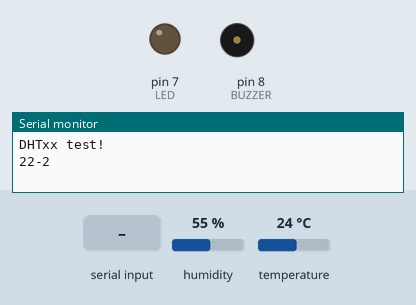
Simulated run of this sketch. Board: Arduino Uno, built with avr-gcc and run on an emulated ATmega328P. On the bench: output pins drawn as LEDs (lit = HIGH), buzzer (waves = sounding, pin HIGH), the last lines printed to the serial monitor. The inputs (shaded band) are chosen by the test bench; at power-on: humidity 55 %, temperature 24 °C.

Above: at 1.2 s.
1.3 s: "1" received over Serial
At 2.5 s:
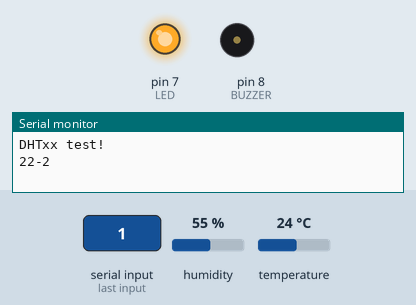
At 3.3 s:
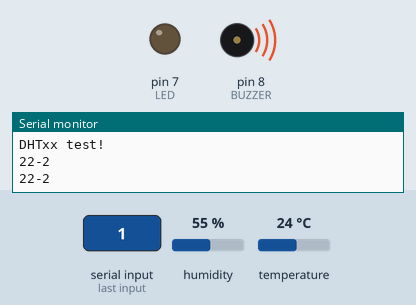
6.8 s: "0" received over Serial
At 8.4 s:
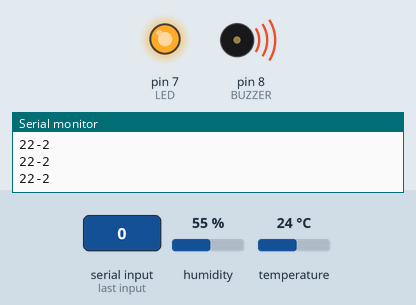
Timing chart, 0 to 10.6 s (numbered marks = the images above; inputs shaded):
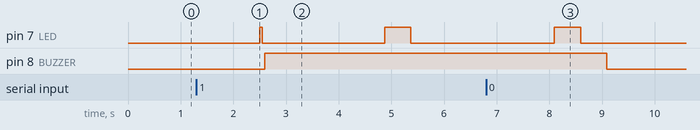

The sketch:

arduinoCode.ino
```cpp
#include "DHT.h"

#define DHTPIN 2     // Digital pin connected to the DHT sensor

#define DHTTYPE DHT11   // DHT 11
/************************* define ******************************/
int LED = 7;       //set the led pin
int BUZZER = 8;     //set the buzzer pin

int vout = 0;       //variable to get the temperature from the sensor
char data;           //buffer to get the data from the software

int flag = 0;

DHT dht(DHTPIN, DHTTYPE);

void setup() {
  Serial.begin(9600);     //set the bautrate of the serial communication
  pinMode(LED,OUTPUT);    //set the led pin as a digital output pin
  pinMode(BUZZER,OUTPUT); //set the buzzer pin as a digital output pin
  Serial.setTimeout(50);  //set the timeout of the communication
    Serial.println(F("DHTxx test!"));
  dht.begin();
  delay(50);
}

void loop() {
    delay(200);

  // Reading temperature or humidity takes about 250 milliseconds!
  // Sensor readings may also be up to 2 seconds 'old' (its a very slow sensor)
  float h = dht.readHumidity();
  // Read temperature as Celsius (the default)
  float t = dht.readTemperature();
  // Read temperature as Fahrenheit (isFahrenheit = true)
  float f = dht.readTemperature(true);

  // Check if any reads failed and exit early (to try again).
  if (isnan(h) || isnan(t) || isnan(f)) {
    Serial.println(F("Failed to read from DHT sensor!"));
    return;
  }

  // Compute heat index in Fahrenheit (the default)
  float hif = dht.computeHeatIndex(f, h);
  // Compute heat index in Celsius (isFahreheit = false)
  float hic = dht.computeHeatIndex(t, h, false);


  if(flag == 1){ //if there is a fire, the led will blink.
      digitalWrite(LED,HIGH);
      delay(500);
      digitalWrite(LED,LOW);
      delay(500);
  }
  if(flag == 0){
    digitalWrite(LED,LOW);
    digitalWrite(BUZZER,LOW);
  }
  if(Serial.available()>0){         //polling to get a message in the serial buffer from the software.
      data = Serial.read();

      if(data == '0' || data == 0){ //signal from the software to start the connection.
          flag = 0;
          digitalWrite(LED,LOW);
          digitalWrite(BUZZER,LOW);
      }
      if(data == '1' || data == 1){ //signal from the software when there is a fire.
        flag = 1;
        digitalWrite(LED,HIGH);
        delay(50);
        digitalWrite(LED,LOW);
        delay(50);
        digitalWrite(BUZZER,HIGH);
        delay(50);
      }

      if(data == '2'||data == 2 ){ //signal from the software to stop the alert.
        flag = 0;
        digitalWrite(LED,LOW);
        digitalWrite(BUZZER,LOW);
      }
  }
  h=
  Serial.print(int(t)-2);
  Serial.print("-");
  Serial.print(int(h));
  Serial.println();
  delay(2000);
}
```

Measured:
- after the input at 1.3 s, pin 7 (LED): LOW → HIGH after 1.2 s, → LOW 0.05 s later, → HIGH 2.3 s later, → LOW 0.50 s later; pin 8 (BUZZER): LOW → HIGH after 1.3 s
- after the input at 6.8 s, pin 7 (LED): goes on until 8.6 s, then stays LOW; pin 8 (BUZZER): HIGH → LOW after 2.3 s
